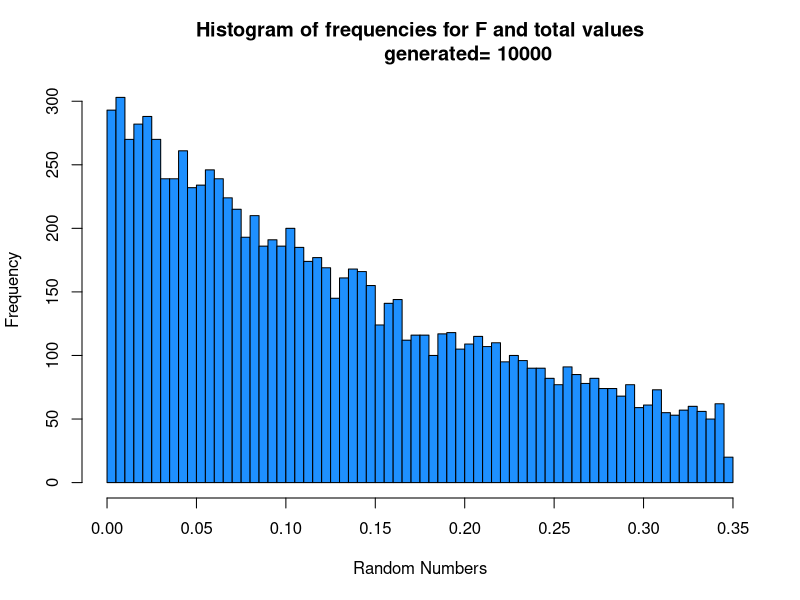

Source code (R):
generate_LCG <- function(a, m, x){
	x_new = (a*x)%%m
	return(x_new)
}

generate_rand <- function(x, m){
	return(x/m)
}

generate_exp <- function(lambda, random){
	val = -log(random)/lambda
	return(val)
}

generate_F <- function(lambda, random){
	val = lambda - 1 + sqrt(((1+lambda)**2) - (4*random*lambda))
	val = val/(2*lambda)
	val = -log(val)/lambda
	return(val)
}

method_InverseTransform <-function(lambda){
	a = 39373
	m = (2**31) - 1
	seed = 5
	x = seed
	bound = 10000
	count = 1
	X = array(bound)
	
	while(count<=bound){
		x = generate_LCG(a, m, x)
		rand = generate_rand(x, m)
		f = generate_F(lambda, rand)

		X[count] = f;

		cat(sprintf("X = %g\trand = %g\n", X[count], rand))

		count = count + 1;
	}

	hist(X, 100,freq = TRUE, include.lowest = TRUE, right = TRUE, density = NULL,
		angle = 45, col = '#1E90FF', border = NULL,
		main = paste("Histogram of frequencies for F and total values
		generated=",bound), xlab = "Random Numbers" ,
		axes = TRUE, plot = TRUE, labels = FALSE);
	dev.copy(jpeg,paste("F.jpg"));
	dev.off();
}

method_AcceptanceRejection <-function(lambda){

}


lambda = 2

method_InverseTransform(lambda)